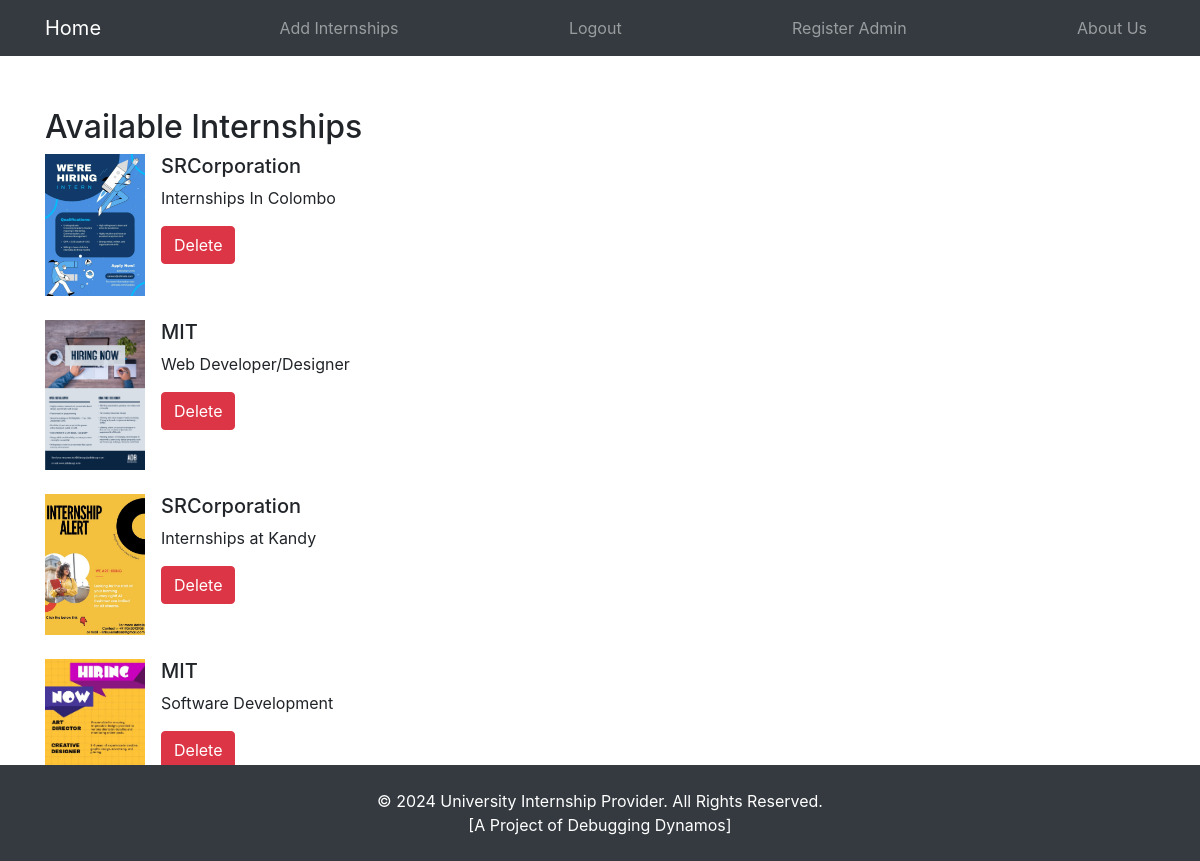
The app's page /available_internships (signed in) with its own data.
### app.py (models this page shows)
class Internship(db.Model):
    id = db.Column(db.Integer, primary_key=True)
    company_name = db.Column(db.String(100), nullable=False)
    description = db.Column(db.Text, nullable=False)
    poster_path = db.Column(db.String(255), nullable=False)

### app.py (the view)
@app.route('/available_internships')
@login_required
def available_internships():
    internships = Internship.query.all()
    return render_template('available_internships.html', internships=internships)

### app.py (called while the page is built)
@login_manager.user_loader
def load_user(user_id):
    user = User.query.get(int(user_id))
    if user:
        return user
    admin = Admin.query.get(int(user_id))
    if admin:
        return admin
    return None

### templates/available_internships.html (shortened to what this page needs)
<!DOCTYPE html>
<html lang="en">
<head>
    <link rel="stylesheet" href="https://stackpath.bootstrapcdn.com/bootstrap/4.5.2/css/bootstrap.min.css">
</head>
<body>
    <nav class="navbar navbar-expand-lg navbar-dark bg-dark fixed-top">
        <div class="container">
            <a class="navbar-brand" href="{{ url_for('home') }}">Home</a>
            <div class="collapse navbar-collapse" id="navbarNav">
                <ul class="navbar-nav ml-auto">
                    <li class="nav-item">
                        <a class="nav-link" href="{{ url_for('post_internship') }}">Add Internships</a>
                    </li>
                </ul>
            </div>
            <div class="collapse navbar-collapse" id="navbarNav">
                <ul class="navbar-nav ml-auto">
                    <li class="nav-item">
                        <a class="nav-link" href="{{ url_for('logout') }}">Logout</a>
                    </li>
                </ul>
            </div>
            <div class="collapse navbar-collapse" id="navbarNav">
                <ul class="navbar-nav ml-auto">
                    <li class="nav-item">
                        <a class="nav-link" href="{{ url_for('admin_register') }}">Register Admin</a>
                    </li>
                </ul>
            </div>
            <div class="collapse navbar-collapse" id="navbarNav">
                <ul class="navbar-nav ml-auto">
                    <li class="nav-item">
                        <a class="nav-link" href="#about-us">About Us</a>
                    </li>
                </ul>
            </div>
        </div>
    </nav>
    <section id="available-internships" class="py-5">
        <div class="container">
            <h2>Available Internships</h2>
            <ul class="list-unstyled">
                {% for internship in internships %}
                    <li class="media mb-4">
                        <img src="{{ url_for('static', filename=internship.poster_path) }}" class="mr-3" alt="Internship Poster" style="width: 100px;">
                        <div class="media-body">
                            <h5 class="mt-0">{{ internship.company_name }}</h5>
                            <p>{{ internship.description }}</p>
                            <a href="{{ url_for('confirm_delete_internship', internship_id=internship.id) }}" class="btn btn-danger">Delete</a>
                        </div>
                    </li>
                {% endfor %}
            </ul>
        </div>
    </section>
    <footer class="bg-dark text-white py-4">
        <div class="container">
            <div class="row">
                <div class="col-lg-12 text-center">
                    &copy; 2024 University Internship Provider. All Rights Reserved.<br>[A Project of Debugging Dynamos]
                </div>
            </div>
        </div>
    </footer>
</body>
</html>

### templates/available_internships.html (style rules this page uses)
body { padding-top: 60px; }
footer { position: fixed; left: 0; bottom: 0; width: 100%; background-color: #333; color: #fff; padding: 10px 0; }

### records on screen
Internship: poster_path (picture), company_name "SRCorporation", description "Internships In Colombo"
Internship: poster_path (picture), company_name "MIT", description "Web Developer/Designer"
Internship: poster_path (picture), company_name "SRCorporation", description "Internships at Kandy"
Internship: poster_path (picture), company_name "MIT", description "Software Development"
